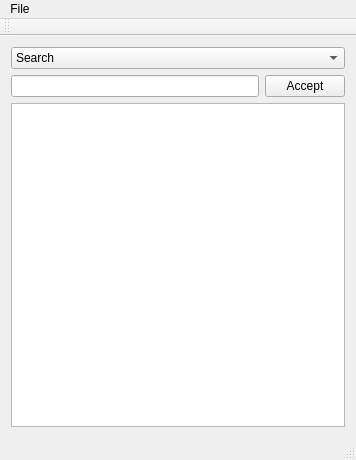
<?xml version="1.0" encoding="UTF-8"?>
<ui version="4.0">
 <class>MainWindow</class>
 <widget class="QMainWindow" name="MainWindow">
  <property name="geometry">
   <rect>
    <x>0</x>
    <y>0</y>
    <width>356</width>
    <height>460</height>
   </rect>
  </property>
  <property name="windowTitle">
   <string>MainWindow</string>
  </property>
  <widget class="QWidget" name="centralWidget">
   <layout class="QGridLayout" name="gridLayout">
    <item row="1" column="0">
     <widget class="QLineEdit" name="lineEdit"/>
    </item>
    <item row="1" column="1">
     <widget class="QPushButton" name="PushButton">
      <property name="text">
       <string>Accept</string>
      </property>
     </widget>
    </item>
    <item row="3" column="0" colspan="2">
     <widget class="QListWidget" name="listWidget"/>
    </item>
    <item row="0" column="0" colspan="2">
     <widget class="QComboBox" name="comboBox">
      <item>
       <property name="text">
        <string>Search</string>
       </property>
      </item>
      <item>
       <property name="text">
        <string>Insert</string>
       </property>
      </item>
      <item>
       <property name="text">
        <string>Remove</string>
       </property>
      </item>
      <item>
       <property name="text">
        <string>Prefix</string>
       </property>
      </item>
     </widget>
    </item>
   </layout>
  </widget>
  <widget class="QMenuBar" name="menuBar">
   <property name="geometry">
    <rect>
     <x>0</x>
     <y>0</y>
     <width>356</width>
     <height>22</height>
    </rect>
   </property>
   <widget class="QMenu" name="menuFile">
    <property name="title">
     <string>File</string>
    </property>
    <addaction name="actionOpen"/>
    <addaction name="actionSave"/>
    <addaction name="actionNew"/>
    <addaction name="separator"/>
   </widget>
   <addaction name="menuFile"/>
  </widget>
  <widget class="QToolBar" name="mainToolBar">
   <attribute name="toolBarArea">
    <enum>TopToolBarArea</enum>
   </attribute>
   <attribute name="toolBarBreak">
    <bool>false</bool>
   </attribute>
  </widget>
  <widget class="QStatusBar" name="statusBar"/>
  <action name="actionOpen">
   <property name="text">
    <string>Open</string>
   </property>
  </action>
  <action name="actionSave">
   <property name="text">
    <string>Save</string>
   </property>
  </action>
  <action name="actionNew">
   <property name="text">
    <string>New</string>
   </property>
  </action>
 </widget>
 <layoutdefault spacing="6" margin="11"/>
 <resources/>
 <connections/>
</ui>
